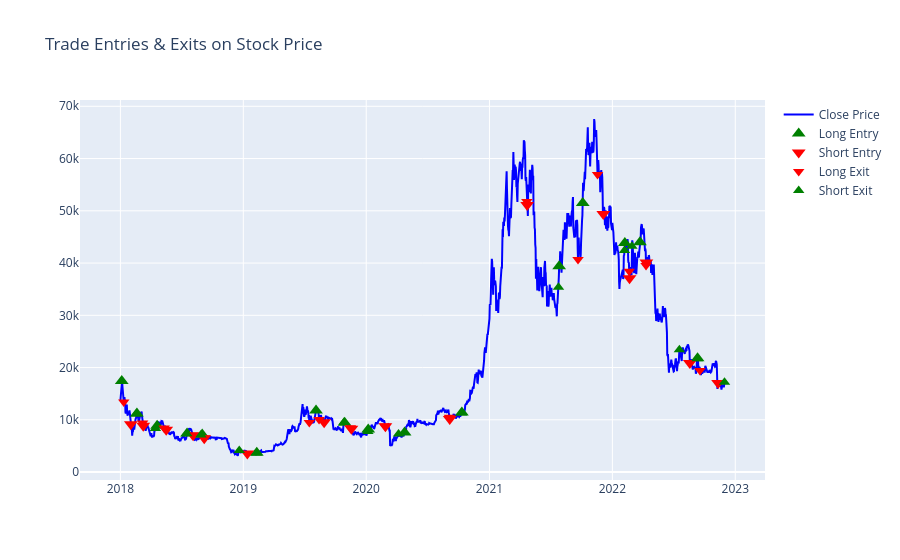

The cell this chart's notebook holds for it:
### Code cell
plot_buy_sell(btc,trade_wise_btc)
